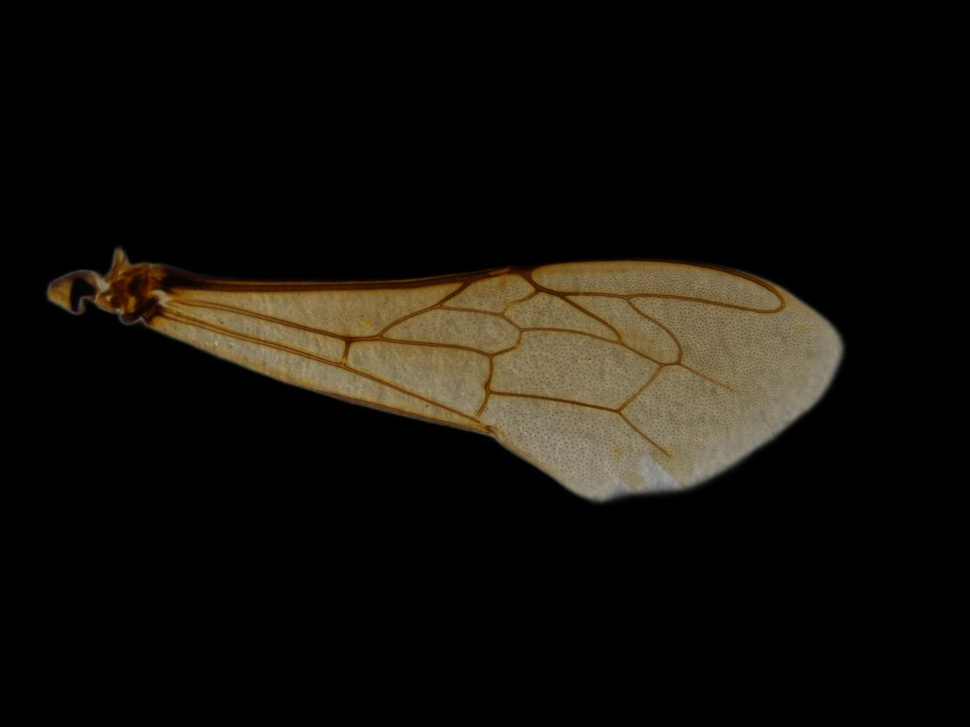
#> input picture dataset/process_tool/after_length/short/AR0606_length.JPG, 970 x 727 px, shrunk from 1824 x 1368 before the run, found by its file name; its folder holds only this picture in this run
$ python cal_max_diameter.py
#> lines starting #> are read from the running program, lines starting #| are printed output that depends on the picture; after the words box and inside, x2 and y2 are one past the last pixel; in counts of white or black regions, pixels touching at a corner belong together
import cv2
import numpy as np
import os

def find_max_diameter(image_path):
    # 讀取圖片
#> called with image_path = './after_length/short/AR0606_length.JPG'
    img = cv2.imread(image_path, cv2.IMREAD_GRAYSCALE)
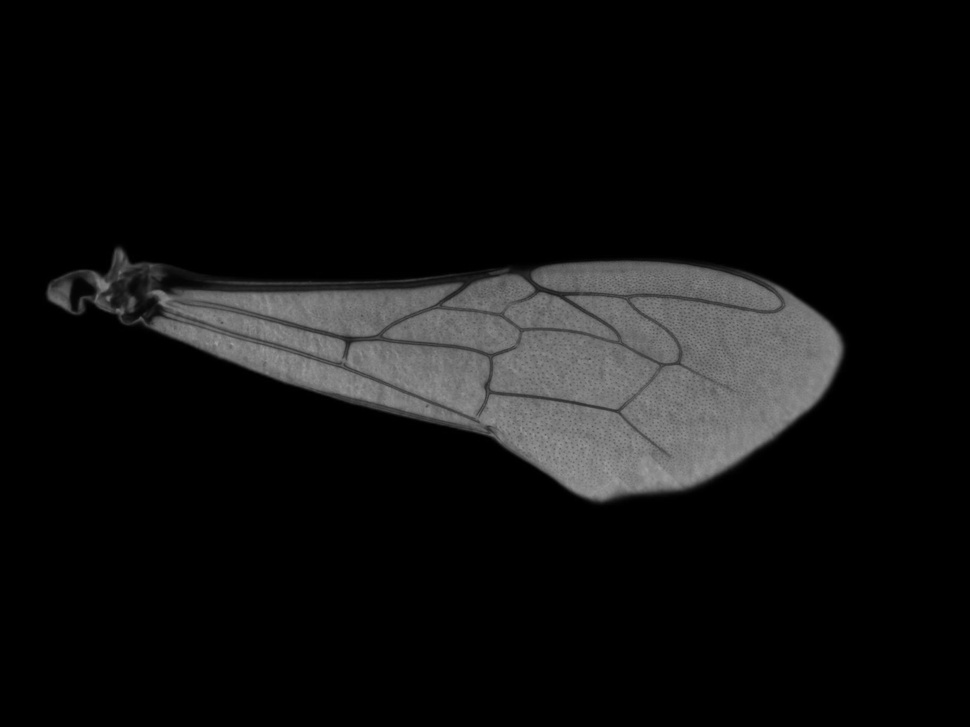
#> img: shape (727, 970); min 0, max 160, mean 16.5

    # 將圖片轉換為二值圖像
    _, thresh = cv2.threshold(img, 1, 255, cv2.THRESH_BINARY)
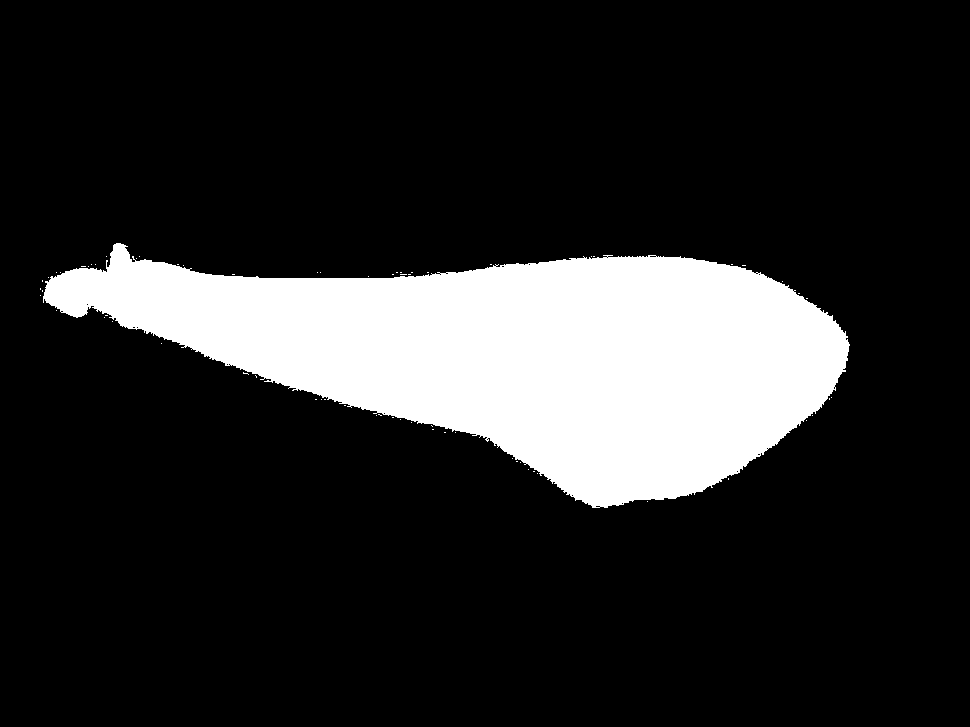
#> thresh: shape (727, 970); 16.6% white; 68 white regions (67 under 20 px)

    # 尋找輪廓
    contours, _ = cv2.findContours(thresh, cv2.RETR_EXTERNAL, cv2.CHAIN_APPROX_SIMPLE)
#> contours = 68 contours, 67 with area under 20; largest, box (x1, y1, x2, y2) and area: (43, 243, 850, 508) 115646

    max_diameter = 0

    for contour in contours:
        # 計算輪廓的最小外接圓
        (x, y), radius = cv2.minEnclosingCircle(contour)
        diameter = int(radius * 2)
        if diameter > max_diameter:
            max_diameter = diameter
#> this loop made 68 passes
#> (contour, x, y, radius, diameter, max_diameter) on passes 2, 43: ([[728, 478], [728, 479]], 728, 478.5, 0.5, 1, 1), ([[400, 274], [406, 274]], 403, 274, 3, 6, 6)
#> (x, y, radius, diameter, max_diameter) on passes 19, 27, 68: (379.5, 414.5, 1.58, 3, 3), (245.5, 373, 2.69, 5, 5), (446, 320.5, 403.7, 807, 807)
#> after the loop, max_diameter = 807

    return max_diameter

# 資料夾路徑
folder_path = "./after_length/short"

# 獲取資料夾中的所有圖片
image_files = [f for f in os.listdir(folder_path) if f.endswith('.JPG')]

data = []

for image_file in image_files:
    image_path = os.path.join(folder_path, image_file)
    max_diameter = find_max_diameter(image_path)
#> max_diameter = 807
    data.append(f"{image_file}_{max_diameter}_px")

# 將數據分割並寫入 CSV 文件
csv_path = "max_diameter_short.csv"
with open(csv_path, 'w') as f:
    for item in data:
        parts = item.split('_')
        csv_line = ','.join(parts)  # 使用逗號分隔各部分
        f.write("%s\n" % csv_line)
#> this loop made 1 pass
#> (item, parts) on pass 1: ('AR0606_length.JPG_807_px', ['AR0606', 'length.JPG', '807', 'px'])

print(f"已將數據保存到 {csv_path}")


# [4 lines of commented-out code are left out]

$ run again, on dataset/process_tool/after_length/short/AR1214_length.JPG
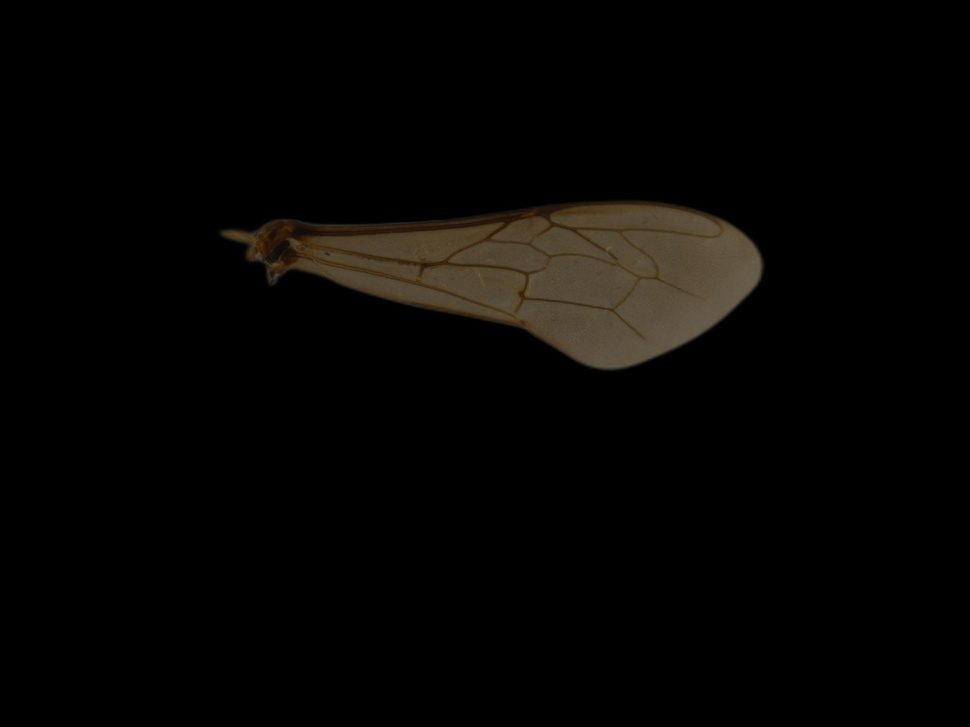
#> input picture dataset/process_tool/after_length/short/AR1214_length.JPG, 970 x 727 px, shrunk from 1824 x 1368 before the run, found by its file name
#> in find_max_diameter, `img = cv2.imread(image_path, cv2.IMREAD_GRAYSCALE)`:
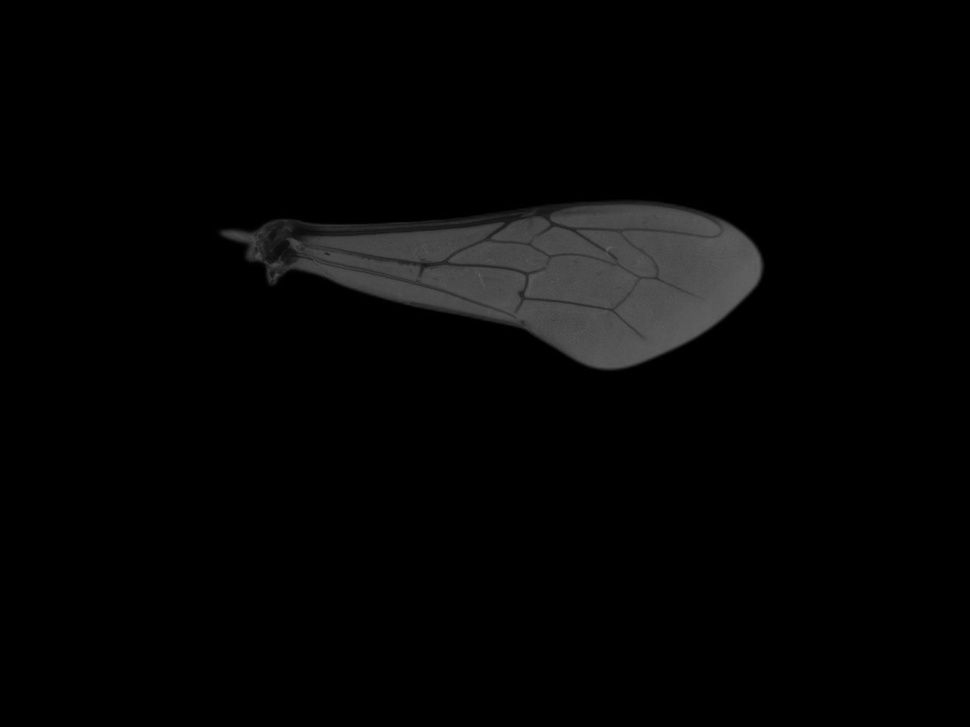
#> img: shape (727, 970); min 0, max 97, mean 5.2
#> in find_max_diameter, `_, thresh = cv2.threshold(img, 1, 255, cv2.THRESH_BINARY)`:
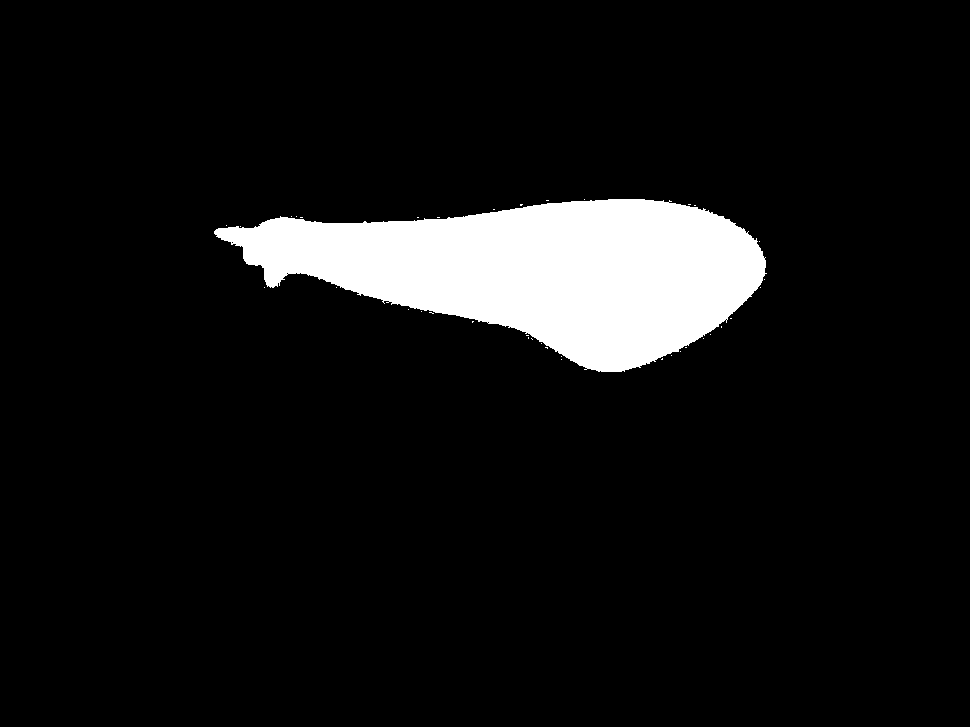
#> thresh: shape (727, 970); 7.9% white; 38 white regions (37 under 20 px)
#> contours = 38 contours, 37 with area under 20; largest, box (x1, y1, x2, y2) and area: (214, 199, 767, 372) 55256
#> the loop in find_max_diameter, `for contour in contours:` made 38 passes
#> (contour, x, y, radius, diameter, max_diameter) on passes 2, 7: ([[662, 358], [661, 359], [662, 359]], 661.5, 358.5, 0.707, 1, 1), ([[545, 347], [546, 347], [547, 348], [547, 347]], 546, 347.5, 1.12, 2, 2)
#> after the loop in find_max_diameter, `for contour in contours:`: max_diameter = 553
#> the loop `for item in data:` made 1 pass
#> (item, parts) on pass 1: ('AR1214_length.JPG_553_px', ['AR1214', 'length.JPG', '553', 'px'])
